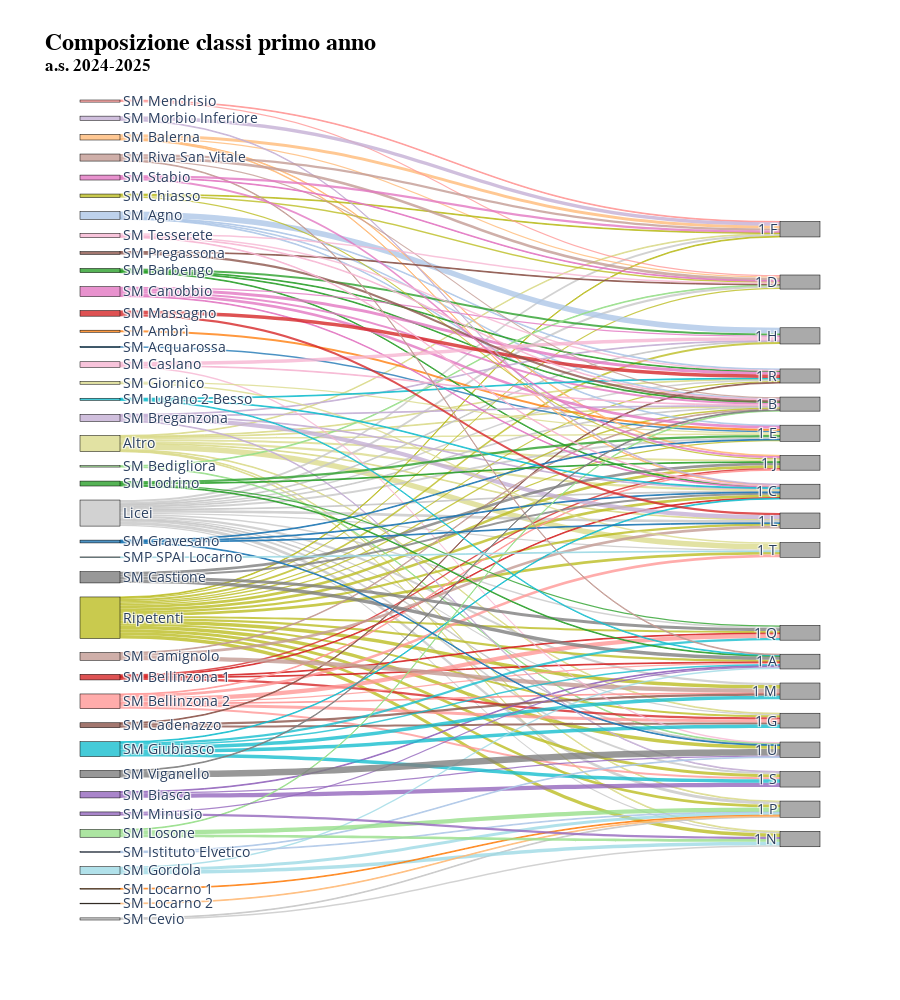

Notebook code cell kept with this figure:
### Markdown cell above
### Primo anno

### Code cell
import pandas as pd
import plotly.graph_objects as go
import seaborn as sns

# Importazione del file Excel
df = pd.read_excel('estrazione.xlsx')

# Assicurarsi che le colonne esistano nel DataFrame
required_columns = ['Classe (anno)', 'Classe anno precedente', 'Scuola frequentata precedentemente', 'Nome', 'Cognome', 'Domicilio', 'Sezione']
for col in required_columns:
    if col not in df.columns:
        raise ValueError(f"La colonna '{col}' non esiste nel DataFrame")

# Studenti PRIMO ANNO
primo = df[df['Classe (anno)'] == "primo anno"]

# Definizione della funzione aggiornata
def determina_primo_anno_prec_custom(row):
    if row['Classe anno precedente'] == 'primo anno':
        return 'Ripetenti'
    
    # Lista delle scuole liceo
    scuole_liceo = [
        'Liceo di Bellinzona',
        'Liceo di Locarno',
        'Liceo di Lugano 1',
        'Liceo di Lugano 2',
        'Liceo di Lugano 3',
        'Liceo di Mendrisio'
    ]
    
    scuola_prec = str(row['Scuola frequentata precedentemente']) if not pd.isna(row['Scuola frequentata precedentemente']) else ''
    
    if scuola_prec in scuole_liceo:
        return 'Licei'
    elif not scuola_prec.startswith('SM'):
        return 'Altro'
    else:
        return scuola_prec

# Applicazione della funzione al DataFrame selezionato
df['sez_prec_custom'] = df.apply(determina_primo_anno_prec_custom, axis=1)

# Studenti PRIMO ANNO
primo_anno = df[df['Classe (anno)'] == "primo anno"]
primo_anno_custom = primo_anno[['Nome', 'Cognome', 'Domicilio', 'sez_prec_custom', 'Sezione']]

# Creazione flussi
# Conta i flussi tra sez_prec_custom e Sezione
flussi = primo_anno_custom.groupby(['sez_prec_custom', 'Sezione']).size().reset_index(name='conteggio')

# Ordine desiderato per source e target
ordine_source = ['SM Acquarossa','SM Agno', 'SM Ambrì', 'SM Balerna', 'SM Barbengo', 'SM Bedigliora', 'SM Bellinzona 1', 'SM Bellinzona 2', 'SM Biasca', 'SM Breganzona', 'SM Cadenazzo', 'SM Camignolo', 'SM Canobbio', 'SM Caslano', 'SM Castione', 'SM Cevio', 'SM Chiasso', 'SM Giornico', 'SM Giubiasco', 'SM Gordola', 'SM Gravesano', 'SM Istituto Elvetico', 'SM Locarno 1', 'SM Locarno 2', 'SM Lodrino', 'SM Losone', 'SM Massagno', 'SM Mendrisio', 'SM Minusio', 'SM Morbio Inferiore', 'SM Pregassona', 'SM Riva San Vitale', 'SM Stabio', 'SM Tesserete', 'SM Viganello', 'Licei', 'Ripetenti', 'Altro']
ordine_target = ['1 A', '1 B', '1 C', '1 D', '1 E', '1 F', '1 G', '1 H', '1 J', '1 L', '1 M', '1 N', '1 P', '1 Q', '1 R', '1 S', '1 T', '1 U']

# Aggiungi eventuali nodi mancanti a ordine_source e ordine_target
for nodo in flussi['sez_prec_custom'].unique():
    if nodo not in ordine_source:
        ordine_source.append(nodo)

for nodo in flussi['Sezione'].unique():
    if nodo not in ordine_target:
        ordine_target.append(nodo)

# Creare liste per source, target e valori
sources = flussi['sez_prec_custom'].tolist()
targets = flussi['Sezione'].tolist()
values = flussi['conteggio'].tolist()

# Unire le liste di source e target per ottenere nodi unici
nodi_source = list(set(sources))
nodi_target = list(set(targets))

# Riordinare i nodi secondo gli ordini desiderati
nodi_source_sorted = [nodo for nodo in ordine_source if nodo in nodi_source]
nodi_target_sorted = [nodo for nodo in ordine_target if nodo in nodi_target]

# Combinare i nodi ordinati mantenendo l'ordine desiderato
nodi_sorted = nodi_source_sorted + [nodo for nodo in nodi_target_sorted if nodo not in nodi_source_sorted]

# Creare un dizionario per mappare i nodi a numeri
nodi_map = {nodo: i for i, nodo in enumerate(nodi_sorted)}

# Convertire source e target in indici numerici
source_indices = [nodi_map[src] for src in sources]
target_indices = [nodi_map[tgt] for tgt in targets]

# Generare una gamma di colori distribuiti uniformemente usando seaborn
num_source_nodes = len(nodi_source_sorted)
palette = sns.color_palette("tab20", num_source_nodes)
colori_source = ['rgba' + str((int(r * 255), int(g * 255), int(b * 255), 0.8)) for r, g, b in palette]

# Colori per i target
colori_target = ['#AAAAAA'] * len(nodi_target_sorted)

# Combinare i colori dei nodi
node_colors_combined = colori_source + colori_target

# Mappare i colori dei nodi source agli indici
color_map = {nodo: colore for nodo, colore in zip(nodi_source_sorted, colori_source)}

# Assegnare i colori ai flussi basandosi sul nodo source
link_colors = [color_map[src] for src in sources]

# Creare il grafico Sankey
fig11 = go.Figure(data=[go.Sankey(
    node=dict(
        pad=25,  # Aumenta ulteriormente la distanza tra i nodi
        thickness=40,  # Aumenta ulteriormente lo spessore dei nodi
        line=dict(color="black", width=0.5),
        label=nodi_sorted,
        color=node_colors_combined
    ),
    link=dict(
        source=source_indices,
        target=target_indices,
        value=values,
        color=link_colors  # Assegna i colori ai flussi
    )
)])

# Aggiornare il layout del grafico con sottotitolo
fig11.update_layout(
    font_size=14,
    height=1000,
    title={
        'text': f'Composizione classi primo anno<br><sup>a.s. {anno_scolastico}</sup>',
        'font': {'size': 24, 'family': 'Arial', 'color': 'black', 'weight': 'bold'}
    }
)

# Mostrare il grafico senza il logo di Plotly e salvare come file HTML
# fig.write_html('2024-2025_composizione classi_primo_anno.html', config=dict(displaylogo=False))

# variabile per esportare grafico
grafico11 = fig11.to_html(full_html=False, config=config, include_plotlyjs='cdn')

# Mostrare il grafico
fig11.show(config=dict(displaylogo=False))


# Filtrare gli studenti nella sezione "Altro"
#studenti_altro = primo_anno_custom[primo_anno_custom['sez_prec_custom'] == 'Altro']
#print(studenti_altro)

### Figure 1 — Plotly figure (JSON) as saved in the notebook; plotly's stock layout.template omitted (floating-point values rounded to 4 significant figures; data arrays with more than 128 entries replaced by an {"elided": "..."} marker saying what was removed)
{"data": [{"link": {"color": {"elided": "157 str values"}, "source": {"elided": "157 int values"}, "target": {"elided": "157 int values"}, "value": {"elided": "157 int values"}}, "node": {"color": ["rgba(31, 119, 180, 0.8)", "rgba(174, 199, 232, 0.8)", "rgba(255, 127, 14, 0.8)", "rgba(255, 187, 120, 0.8)", "rgba(44, 160, 44, 0.8)", "rgba(152, 223, 138, 0.8)", "rgba(214, 39, 40, 0.8)", "rgba(255, 152, 150, 0.8)", "rgba(148, 103, 189, 0.8)", "rgba(197, 176, 213, 0.8)", "rgba(140, 86, 75, 0.8)", "rgba(196, 156, 148, 0.8)", "rgba(227, 119, 194, 0.8)", "rgba(247, 182, 210, 0.8)", "rgba(127, 127, 127, 0.8)", "rgba(199, 199, 199, 0.8)", "rgba(188, 189, 34, 0.8)", "rgba(219, 219, 141, 0.8)", "rgba(23, 190, 207, 0.8)", "rgba(158, 218, 229, 0.8)", "rgba(31, 119, 180, 0.8)", "rgba(174, 199, 232, 0.8)", "rgba(255, 127, 14, 0.8)", "rgba(255, 187, 120, 0.8)", "rgba(44, 160, 44, 0.8)", "rgba(152, 223, 138, 0.8)", "rgba(214, 39, 40, 0.8)", "rgba(255, 152, 150, 0.8)", "rgba(148, 103, 189, 0.8)", "rgba(197, 176, 213, 0.8)", "rgba(140, 86, 75, 0.8)", "rgba(196, 156, 148, 0.8)", "rgba(227, 119, 194, 0.8)", "rgba(247, 182, 210, 0.8)", "rgba(127, 127, 127, 0.8)", "rgba(199, 199, 199, 0.8)", "rgba(188, 189, 34, 0.8)", "rgba(219, 219, 141, 0.8)", "rgba(23, 190, 207, 0.8)", "rgba(158, 218, 229, 0.8)", "#AAAAAA", "#AAAAAA", "#AAAAAA", "#AAAAAA", "#AAAAAA", "#AAAAAA", "#AAAAAA", "#AAAAAA", "#AAAAAA", "#AAAAAA", "#AAAAAA", "#AAAAAA", "#AAAAAA", "#AAAAAA", "#AAAAAA", "#AAAAAA", "#AAAAAA", "#AAAAAA"], "label": ["SM Acquarossa", "SM Agno", "SM Ambrì", "SM Balerna", "SM Barbengo", "SM Bedigliora", "SM Bellinzona 1", "SM Bellinzona 2", "SM Biasca", "SM Breganzona", "SM Cadenazzo", "SM Camignolo", "SM Canobbio", "SM Caslano", "SM Castione", "SM Cevio", "SM Chiasso", "SM Giornico", "SM Giubiasco", "SM Gordola", "SM Gravesano", "SM Istituto Elvetico", "SM Locarno 1", "SM Locarno 2", "SM Lodrino", "SM Losone", "SM Massagno", "SM Mendrisio", "SM Minusio", "SM Morbio Inferiore", "SM Pregassona", "SM Riva San Vitale", "SM Stabio", "SM Tesserete", "SM Viganello", "Licei", "Ripetenti", "Altro", "SM Lugano 2 Besso", "SMP SPAI Locarno", "1 A", "1 B", "1 C", "1 D", "1 E", "1 F", "1 G", "1 H", "1 J", "1 L", "1 M", "1 N", "1 P", "1 Q", "1 R", "1 S", "1 T", "1 U"], "line": {"color": "black", "width": 0.5}, "pad": 25, "thickness": 40}, "type": "sankey"}], "layout": {"font": {"size": 14}, "height": 1000, "title": {"font": {"color": "black", "family": "Arial", "size": 24, "weight": "bold"}, "text": "Composizione classi primo anno<br><sup>a.s. 2024-2025</sup>"}}}
